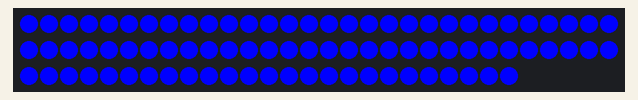
Simulated run of this sketch. Board: Arduino Uno, built with avr-gcc and run on an emulated ATmega328P. Shown: 85 RGB LEDs in strip order, left to right, continuing on the next row.

Above: at 0.1 s.

The sketch:

LightingTest.ino
```cpp
#include <Adafruit_NeoPixel.h>

#define LED_PIN 2      // Digital pin connected to the LED strip
#define LED_COUNT 85   // Number of LEDs in the strip

Adafruit_NeoPixel strip(LED_COUNT, LED_PIN, NEO_GRB + NEO_KHZ800);

void setup() {
    strip.begin();
    strip.show(); // Initialize all pixels to 'off'
    strip.setBrightness(255);
}

void loop() {
    //rainbowCycle(10);  // Run a rainbow cycle animation
    //setAllColor(128, 128, 128, 100);
    setAllColor(0,0,255,1000);
    //setAllColor(255,7,0,10);
    //setAllColor(255,255,255,1000);
    delay(10);
}

void setAllColor(uint8_t r, uint8_t g, uint8_t b, int wait) {
  for (int i = 0; i < LED_COUNT; i++) {
    strip.setPixelColor(i, strip.Color(r, g, b));
  }
  strip.show(); // Update LED strip
  delay(wait);
}

void rainbowCycle(int wait) {
    for (int j = 0; j < 256 * 5; j++) { // 5 cycles of all colors on the wheel
        for (int i = 0; i < LED_COUNT; i++) {
            int pixelIndex = (i * 256 / LED_COUNT + j) & 255;
            strip.setPixelColor(i, Wheel(pixelIndex));
        }
        strip.show();
        delay(wait);
    }
}

uint32_t Wheel(byte WheelPos) {
    WheelPos = 255 - WheelPos;
    if (WheelPos < 85) {
        return strip.Color(255 - WheelPos * 3, 0, WheelPos * 3);
    }
    if (WheelPos < 170) {
        WheelPos -= 85;
        return strip.Color(0, WheelPos * 3, 255 - WheelPos * 3);
    }
    WheelPos -= 170;
    return strip.Color(WheelPos * 3, 255 - WheelPos * 3, 0);
}
```
